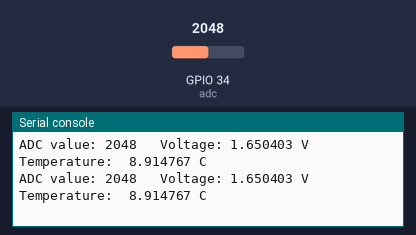
Bench run of a program on a simulated ESP32 board running MicroPython. Shown: the last lines printed to the serial console. The test bench sets the inputs (shaded band); at power-on: GPIO 34 (adc) = 2048 (analog values on the 0–4095 scale).

Above: at 1.2 s.
1.3 s: GPIO 34 (adc) set to 2866
At 2.6 s:
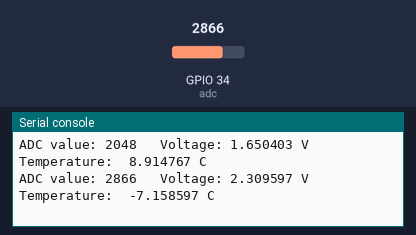
2.8 s: GPIO 34 (adc) set to 3603
At 3.8 s:
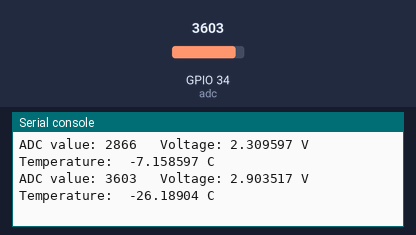
Timing chart, 0 to 5.8 s (numbered marks = the images above; inputs shaded):
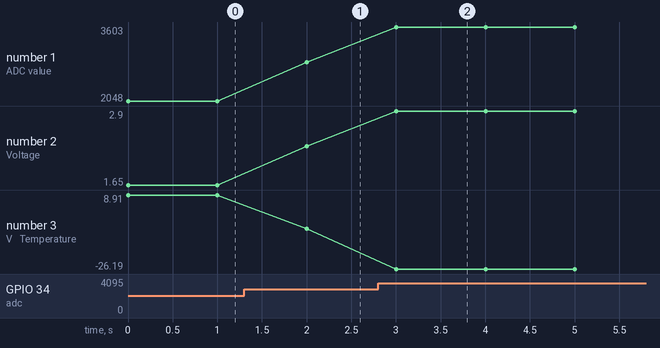

Measured:
- after the input at 1.3 s, the serial console: prints a new line after 0.70 s (image 1)
- after the input at 2.8 s, the serial console: prints a new line after 0.20 s (image 2)
- plotted number 1: 2048 → 2866 after the input at 1.3 s, 2866 → 3603 after the input at 2.8 s
- plotted number 2: 1.65 → 2.31 after the input at 1.3 s, 2.31 → 2.9 after the input at 2.8 s
- plotted number 3: 8.91 → -7.16 after the input at 1.3 s, -7.16 → -26.19 after the input at 2.8 s

The program:

lesson_24_temperature.py
```python
from machine import Pin, ADC
import time
import math

#Set ADC
adc=ADC(Pin(34))
adc.atten(ADC.ATTN_11DB)
adc.width(ADC.WIDTH_12BIT)

try:
    while True:
        adcValue = adc.read()
        voltage = adcValue / 4095 * 3.3
        Rt = 10 * voltage / (3.3-voltage)
        tempK = (1 / (1 / (273.15+25) + (math.log(Rt/4.7)) / 3950))
        tempC = (tempK - 273.15)
        print("ADC value:",adcValue,"  Voltage:",voltage,"V","  Temperature: ",tempC,"C");
        time.sleep(1)
except:
    pass
```
